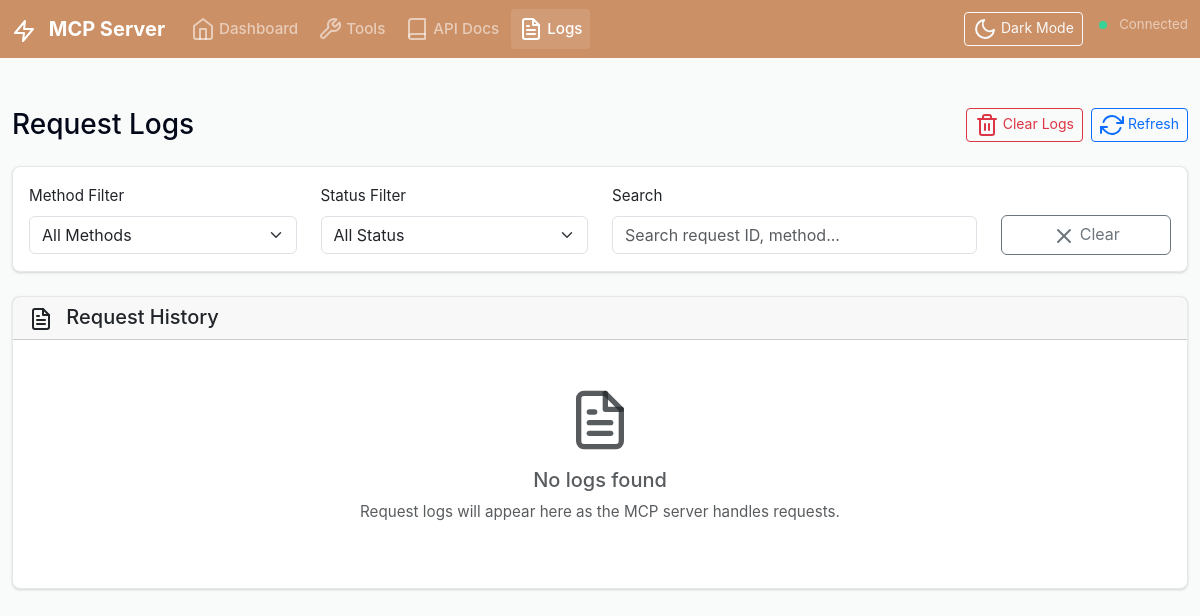
Page /logs on the earlier database version.
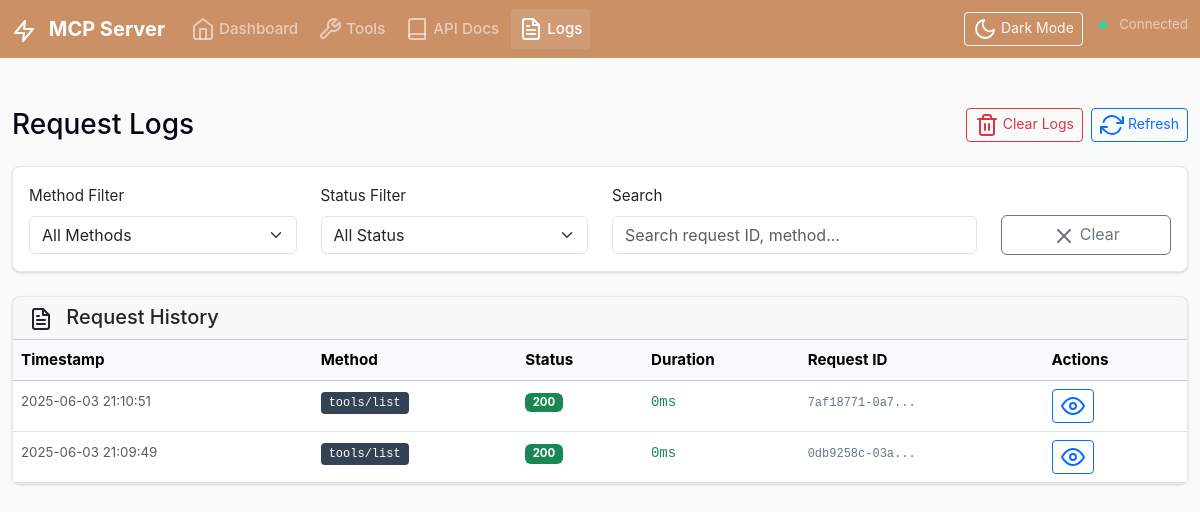
Same page on the later database version.
### models.py (models this page shows, shortened)
class MCPLog(db.Model):
    id = db.Column(db.Integer, primary_key=True)
    request_id = db.Column(db.String(100))
    method = db.Column(db.String(50), nullable=False)
    request_data = db.Column(Text)  # JSON as text
    response_data = db.Column(Text)  # JSON as text
    status_code = db.Column(db.Integer)
    duration_ms = db.Column(db.Float)
    timestamp = db.Column(db.DateTime, default=datetime.utcnow)

### routes.py (the view)
@main_bp.route('/logs')
def logs():
    page = request.args.get('page', 1, type=int)
    logs = MCPLog.query.order_by(MCPLog.timestamp.desc()).paginate(
        page=page, per_page=50, error_out=False
    )
    return render_template('logs.html', logs=logs)

### templates/logs.html (shortened to what the changed rows need)
{% extends "base.html" %}
{% block content %}
<div class="row">
    <div class="col-12">
        <div class="d-flex justify-content-between align-items-center mb-4">
            <h1 class="h3 mb-0">Request Logs</h1>
        </div>
    </div>
</div>
<div class="row">
    <div class="col-12">
        <div class="card">
            <div class="card-body p-0">
                {% if logs.items %}
                <div class="table-responsive">
                    <table class="table table-hover mb-0" id="logsTable">
                        <thead class="table-light">
                            <tr>
                                <th>Timestamp</th>
                                <th>Method</th>
                                <th>Status</th>
                                <th>Duration</th>
                                <th>Request ID</th>
                                <th>Actions</th>
                            </tr>
                        </thead>
                        <tbody>
                            {% for log in logs.items %}
                            <tr data-method="{{ log.method }}" data-status="{{ log.status_code }}"
                                data-request-id="{{ log.request_id }}">
                                <td>
                                    <small class="text-muted">{{ log.timestamp.strftime('%Y-%m-%d %H:%M:%S') }}</small>
                                </td>
                                <td>
                                    <code class="method-badge">{{ log.method }}</code>
                                </td>
                                <td>
                                    <span class="badge {% if log.status_code < 400 %}bg-success{% else %}bg-danger{% endif %}">
                                        {{ log.status_code }}
                                    </span>
                                </td>
                                <td>
                                    <span class="duration-badge {% if log.duration_ms > 1000 %}text-warning{% elif log.duration_ms > 5000 %}text-danger{% else %}text-success{% endif %}">
                                        {{ "%.0f"|format(log.duration_ms) }}ms
                                    </span>
                                </td>
                                <td>
                                    <code class="request-id">{{ log.request_id[:12] }}...</code>
                                </td>
                                <td>
                                    <button class="btn btn-outline-primary btn-sm"
                                            onclick="viewLogDetails({{ log.id }})" title="View Details">
                                        <i data-feather="eye"></i>
                                    </button>
                                </td>
                            </tr>
                            {% endfor %}
                        </tbody>
                    </table>
                </div>
                {% else %}
                <div class="text-center py-5">
                    <i data-feather="file-text" class="text-muted mb-3" style="width: 64px; height: 64px;"></i>
                    <h5 class="text-muted">No logs found</h5>
                    <p class="text-muted">Request logs will appear here as the MCP server handles requests.</p>
                </div>
                {% endif %}
            </div>
        </div>
    </div>
</div>
{% endblock %}

Differences in the rows shown:
added MCPLog: timestamp "2025-06-03 21:10:51", method "tools/list", status_code "200", duration_ms "0", request_id "7af18771-0a7"
added MCPLog: timestamp "2025-06-03 21:09:49", method "tools/list", status_code "200", duration_ms "0", request_id "0db9258c-03a"
Other differences:
text no longer shown: "No logs found Request logs will appear here as the MCP server handles requests."
text now shown: "Timestamp Method Status Duration Request ID Actions"
